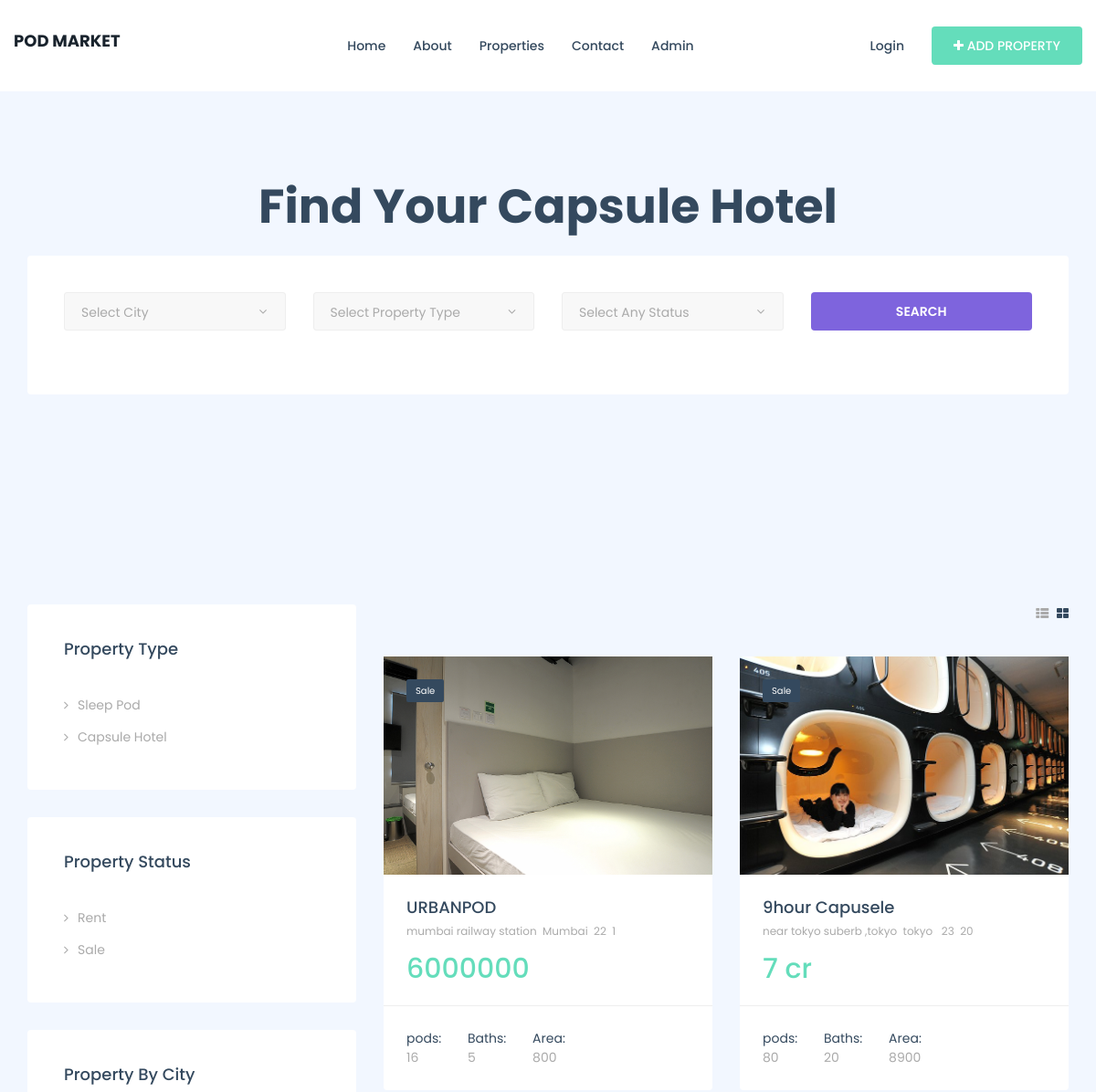
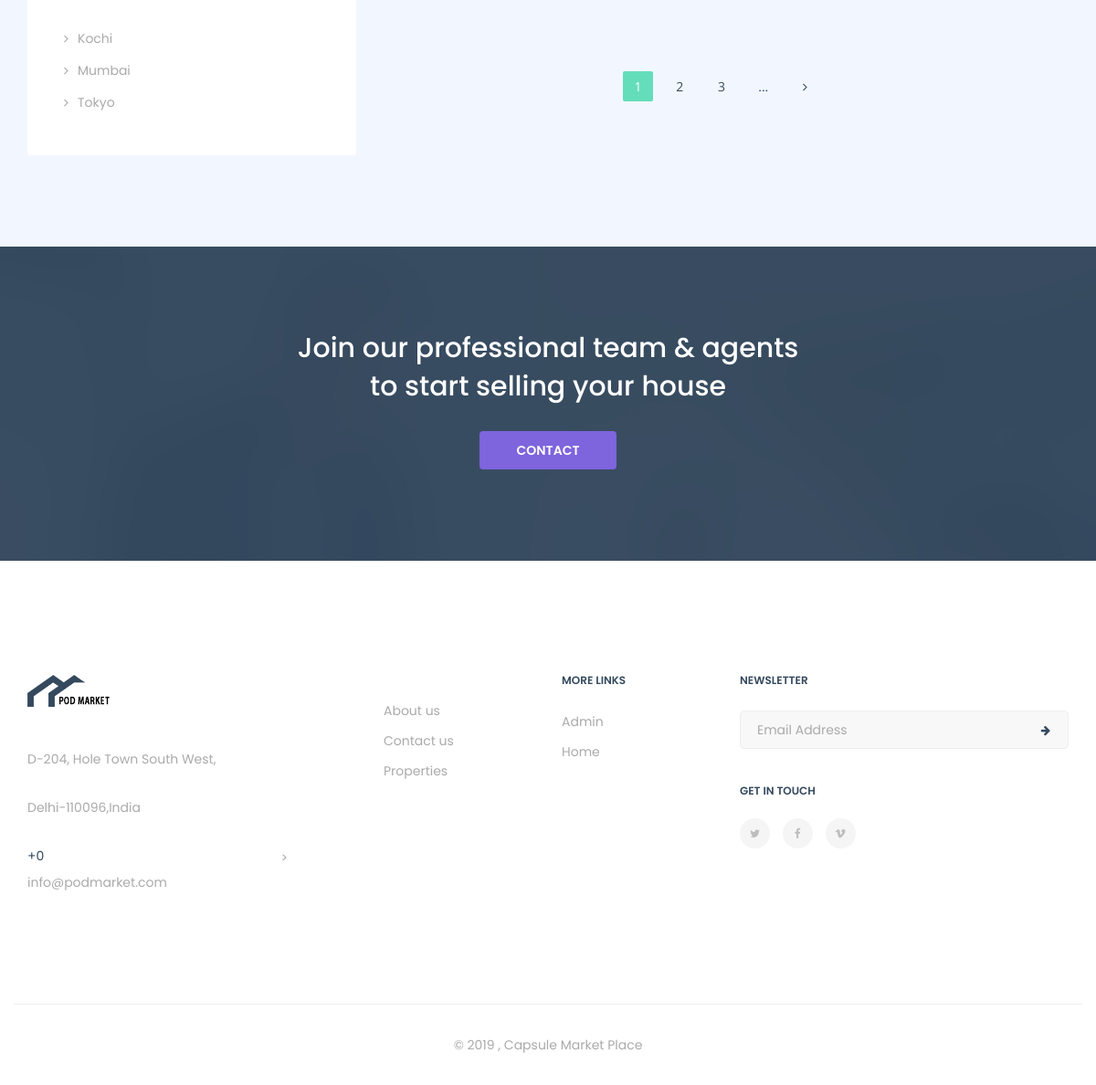
Page /statuswise-property-detail.php?stproid=Sale on the committed database (2 pictures, top to bottom).
### tables this page shows
CREATE TABLE `tblproperty` (
  `ID` int(10) NOT NULL,
  `UserID` char(20) DEFAULT NULL,
  `PropertyTitle` mediumtext DEFAULT NULL,
  `PropertDescription` mediumtext DEFAULT NULL,
  `Type` varchar(50) DEFAULT NULL,
  `Status` varchar(100) DEFAULT NULL,
  `Location` varchar(200) DEFAULT NULL,
  `Bedrooms` varchar(200) DEFAULT NULL,
  `Bathrooms` varchar(200) DEFAULT NULL,
  `Floors` varchar(200) DEFAULT NULL,
  `Garages` varchar(200) DEFAULT NULL,
  `Area` varchar(50) DEFAULT NULL,
  `Size` varchar(50) DEFAULT NULL,
  `RentorsalePrice` varchar(120) DEFAULT NULL,
  `BeforePricelabel` varchar(120) DEFAULT NULL,
  `AfterPricelabel` varchar(120) DEFAULT NULL,
  `PropertyID` varchar(120) DEFAULT NULL,
  `CenterCooling` int(4) DEFAULT NULL,
  `Balcony` int(4) DEFAULT NULL,
  `PetFriendly` int(4) DEFAULT NULL,
  `Barbeque` int(4) DEFAULT NULL,
  `FireAlarm` int(4) DEFAULT NULL,
  `ModernKitchen` int(4) DEFAULT NULL,
  `Storage` int(4) DEFAULT NULL,
  `Dryer` int(4) DEFAULT NULL,
  `Heating` int(4) DEFAULT NULL,
  `Pool` int(4) DEFAULT NULL,
  `Laundry` int(4) DEFAULT NULL,
  `Sauna` int(4) DEFAULT NULL,
  `Gym` int(4) DEFAULT NULL,
  `Elevator` int(4) DEFAULT NULL,
  `DishWasher` int(4) DEFAULT NULL,
  `EmergencyExit` int(4) DEFAULT NULL,
  `FeaturedImage` varchar(200) DEFAULT NULL,
  `GalleryImage1` varchar(200) DEFAULT NULL,
  `GalleryImage2` varchar(200) DEFAULT NULL,
  `GalleryImage3` varchar(200) DEFAULT NULL,
  `GalleryImage4` varchar(200) DEFAULT NULL,
  `GalleryImage5` varchar(200) DEFAULT NULL,
  `Address` varchar(200) DEFAULT NULL,
  `Country` varchar(200) DEFAULT NULL,
  `City` varchar(220) DEFAULT NULL,
  `State` varchar(200) DEFAULT NULL,
  `ZipCode` varchar(200) DEFAULT NULL,
  `Neighborhood` varchar(200) DEFAULT NULL,
  `ListingDate` timestamp NULL DEFAULT current_timestamp()
);

CREATE TABLE `tblpage` (
  `ID` int(10) NOT NULL,
  `PageType` varchar(120) DEFAULT NULL,
  `PageTitle` mediumtext DEFAULT NULL,
  `PageDescription` mediumtext DEFAULT NULL,
  `Email` varchar(120) DEFAULT NULL,
  `MobileNumber` bigint(10) DEFAULT NULL,
  `UpdationDate` timestamp NULL DEFAULT NULL ON UPDATE current_timestamp()
);

### statuswise-property-detail.php (the view, shortened to what this page needs)
<!DOCTYPE html>
<html dir="ltr" lang="en-US">
<head>
    <link href="assets/css/external.css" rel="stylesheet">
    <link href="assets/css/bootstrap.min.css" rel="stylesheet">
    <link href="assets/css/style.css" rel="stylesheet">
</head>
<body>
    <div id="wrapper" class="wrapper clearfix">
        <header id="navbar-spy" class="header header-1 header-light header-fixed">
   <?php include_once('includes/header.php');?>
        </header>
      <?php include_once('includes/header-search.php');?>
        <section id="properties-grid">
            <div class="container">
                <div class="row">
                    <div class="col-xs-12 col-sm-12 col-md-4">
                        <div class="widget widget-property">
                            <div class="widget--title">
                                <h5>Property Type</h5>
                            </div>
                            <div class="widget--content">
                                <ul class="list-unstyled mb-0">
                                    <?php
$query3=mysqli_query($con,"select distinct Type from  tblproperty");
while($row3=mysqli_fetch_array($query3))
{
?>
                                    <li>
                                        <a href="protypewise-property-detail.php?protypeid=<?php echo $row3['Type'];?>"><?php echo $row3['Type'];?></a>
                                    </li>
                                    <?php } ?>
                                </ul>
                            </div>
                        </div>
                        <div class="widget widget-property">
                            <div class="widget--title">
                                <h5>Property Status</h5>
                            </div>
                            <div class="widget--content">
                                <?php
$query4=mysqli_query($con,"select distinct Status from  tblproperty");
while($row4=mysqli_fetch_array($query4))
{
?>
                                <ul class="list-unstyled mb-0">
                                    <li>
                                       <a href="statuswise-property-detail.php?stproid=<?php echo $row4['Status'];?>"><?php echo $row4['Status'];?></a>
                                    </li>
                                    <?php } ?>
                                </ul>
                            </div>
                        </div>
                        <div class="widget widget-property">
                            <div class="widget--title">
                                <h5>Property By City</h5>
                            </div>
                            <div class="widget--content">
                                <ul class="list-unstyled mb-0">
                                    <?php
$query5=mysqli_query($con,"select distinct City from  tblproperty");
while($row5=mysqli_fetch_array($query5))
{
?>
                                    <li>
                                       <a href="citywise-property-detail.php?cityproid=<?php echo $row5['City'];?>"><?php echo $row5['City'];?></a>
                                    </li>
                                    <?php } ?>
                                </ul>
                            </div>
                        </div>
                    </div>
                    <div class="col-xs-12 col-sm-12 col-md-8">
                        <div class="row">
                            <div class="col-xs-12 col-sm-12 col-md-12">
                                <div class="properties-filter clearfix">
                                    <div class="view--type pull-right">
                                        <a id="switch-list" href="#" class=""><i class="fa fa-th-list"></i></a>
                                        <a id="switch-grid" href="#" class="active"><i class="fa fa-th-large"></i></a>
                                    </div>
                                </div>
                            </div>
                            <div class="properties properties-grid">
<?php
$stproid=$_GET['stproid'];
$query=mysqli_query($con,"select * from tblproperty where Status='$stproid'");
while($row=mysqli_fetch_array($query))
{
?>
                                <div class="col-xs-12 col-sm-6 col-md-6">
                                    <div class="property-item">
                                        <div class="property--img">
<a href="single-property-detail.php?proid=<?php echo $row['ID'];?>">
<img src="propertyimages/<?php echo $row['FeaturedImage'];?>" alt="property image" class="img-responsive" >
                                </a>
<span class="property--status"><?php echo $row['Status'];?></span>
 </div>
 <div class="property--content">
<div class="property--info">
 <h5 class="property--title">
<a href="single-property-detail.php?proid=<?php echo $row['ID'];?>">
    <?php echo $row['PropertyTitle'];?></a></h5>
<p class="property--location"><?php echo $row['Address'];?>&nbsp;
<?php echo $row['City'];?>&nbsp;
<?php echo $row['State'];?>&nbsp;
<?php echo $row['Country'];?></p>
<p class="property--price"><?php echo $row['RentorsalePrice'];?></p>
 </div>
<div class="property--features">
<ul class="list-unstyled mb-0">
<li><span class="feature">pods:</span><span class="feature-num"><?php echo $row['Bedrooms'];?></span></li>
<li><span class="feature">Baths:</span><span class="feature-num"><?php echo $row['Bathrooms'];?></span></li>
<li><span class="feature">Area:</span><span class="feature-num"><?php echo $row['Area'];?></span></li>
</ul>
</div>
                                        </div>
                                    </div>
                                </div>
<?php } ?>
                            </div>
                            <div class="col-xs-12 col-sm-12 col-md-12 text-center mt-50">
                                <ul class="pagination">
                                    <li class="active"><a href="#">1</a></li>
                                    <li><a href="#">2</a></li>
                                    <li><a href="#">3</a></li>
                                    <li><a href="#">...</a></li>
                                    <li>
                                        <a href="#" aria-label="Next">
                            <span aria-hidden="true"><i class="fa fa-angle-right"></i></span>
                        </a>
                                    </li>
                                </ul>
                            </div>
                        </div>
                    </div>
                </div>
            </div>
        </section>
        <section id="cta" class="cta cta-1 text-center bg-overlay bg-overlay-dark pt-90">
            <div class="container">
                <div class="row">
                    <div class="col-xs-12 col-sm-12 col-md-6 col-md-offset-3">
                        <h3>Join our professional team & agents to start selling your house</h3>
                        <a href="#" class="btn btn--primary">Contact</a>
                    </div>
                </div>
            </div>
        </section>
        <?php include_once('includes/footer.php');?>
    </div>
</body>
</html>

### includes/footer.php (shortened to what this page needs)
 <?php
include('includes/dbconnection.php');
?>
 <footer id="footer" class="footer footer-1 bg-white">
            <div class="footer-widget">
                <div class="container">
                    <div class="row">
                        <div class="col-xs-12 col-sm-6 col-md-3 widget--about">
                            <div class="widget--content">
                                <?php
$ret=mysqli_query($con,"select * from tblpage where PageType='contactus'");
while ($row=mysqli_fetch_array($ret)) {
?>
                                <div class="footer--logo">
                                    <img src="assets/images/logo/logo-dark3.png" alt="logo">
                                </div>
                                <p><?php  echo $row['PageDescription'];?></p>
                                <div class="footer--contact">
                                    <ul class="list-unstyled mb-0">
                                        <li>+<?php  echo $row['MobileNumber'];?></li>
                                        <li> <p><?php  echo $row['Email'];?></p></li>
                                    </ul>
                                </div>
                            </div>
                            <?php } ?>
                        </div>
                        <div class="col-xs-12 col-sm-3 col-md-2 col-md-offset-1 widget--links">
                            <div class="widget--content">
                                <ul class="list-unstyled mb-0">
                                    <li><a href="about.php">About us</a></li>
                                    <li><a href="contact.php">Contact us</a></li>
                                   <li><a href="properties-grid.php">Properties</a></li>
                                </ul>
                            </div>
                        </div>
                        <div class="col-xs-12 col-sm-3 col-md-2 widget--links">
                            <div class="widget--title">
                                <h5>More Links</h5>
                            </div>
                            <div class="widget--content">
                                <ul class="list-unstyled mb-0">
                                    <li><a href="admin/login.php">Admin</a></li>
                                    <li><a href="index.php">Home</a></li>
                                </ul>
                            </div>
                        </div>
                      <div class="col-xs-12 col-sm-12 col-md-4 widget--newsletter">
                            <div class="widget--title">
                                <h5>newsletter</h5>
                            </div>
                            <div class="widget--content">
                                <form class="newsletter--form mb-40">
                                    <input type="email" class="form-control" id="newsletter-email" placeholder="Email Address">
                                    <button type="submit"><i class="fa fa-arrow-right"></i></button>
                                </form>
                                <h6>Get In Touch</h6>
                                <div class="social-icons">
                                    <a href="#"><i class="fa fa-twitter"></i></a>
                                    <a href="#"><i class="fa fa-facebook"></i></a>
                                    <a href="#"><i class="fa fa-vimeo"></i></a>
                                </div>
                            </div>
                        </div>>
                    </div>
                </div>
            </div>
            <div class="footer--copyright text-center">
                <div class="container">
                    <div class="row footer--bar">
                        <div class="col-xs-12 col-sm-12 col-md-12">
                            <span>© 2019 ,  Capsule Market Place</span>
                        </div>
                    </div>
                </div>
            </div>
        </footer>

### rows in the picture
tblproperty: FeaturedImage (picture), Status "Sale", PropertyTitle "URBANPOD", Address "mumbai railway station", City "Mumbai", State "22", Country "1", RentorsalePrice "6000000", Bedrooms "16", Bathrooms "5", Area "800"
tblproperty: FeaturedImage (picture), Status "Sale", PropertyTitle "9hour Capusele", Address "near tokyo suberb ,tokyo", City "tokyo", State "23", Country "20", RentorsalePrice "7 cr", Bedrooms "80", Bathrooms "20", Area "8900"
tblpage: PageDescription "D-204, Hole Town South West, Delhi-110096,India", MobileNumber "0", Email "info@podmarket.com"

### other values in the picture
$row3['Type'] "Sleep Pod"
$row3['Type'] "Capsule Hotel"
$row4['Status'] "Rent"
$row4['Status'] "Sale"
$row5['City'] "Kochi"
$row5['City'] "Mumbai"
$row5['City'] "Tokyo"
